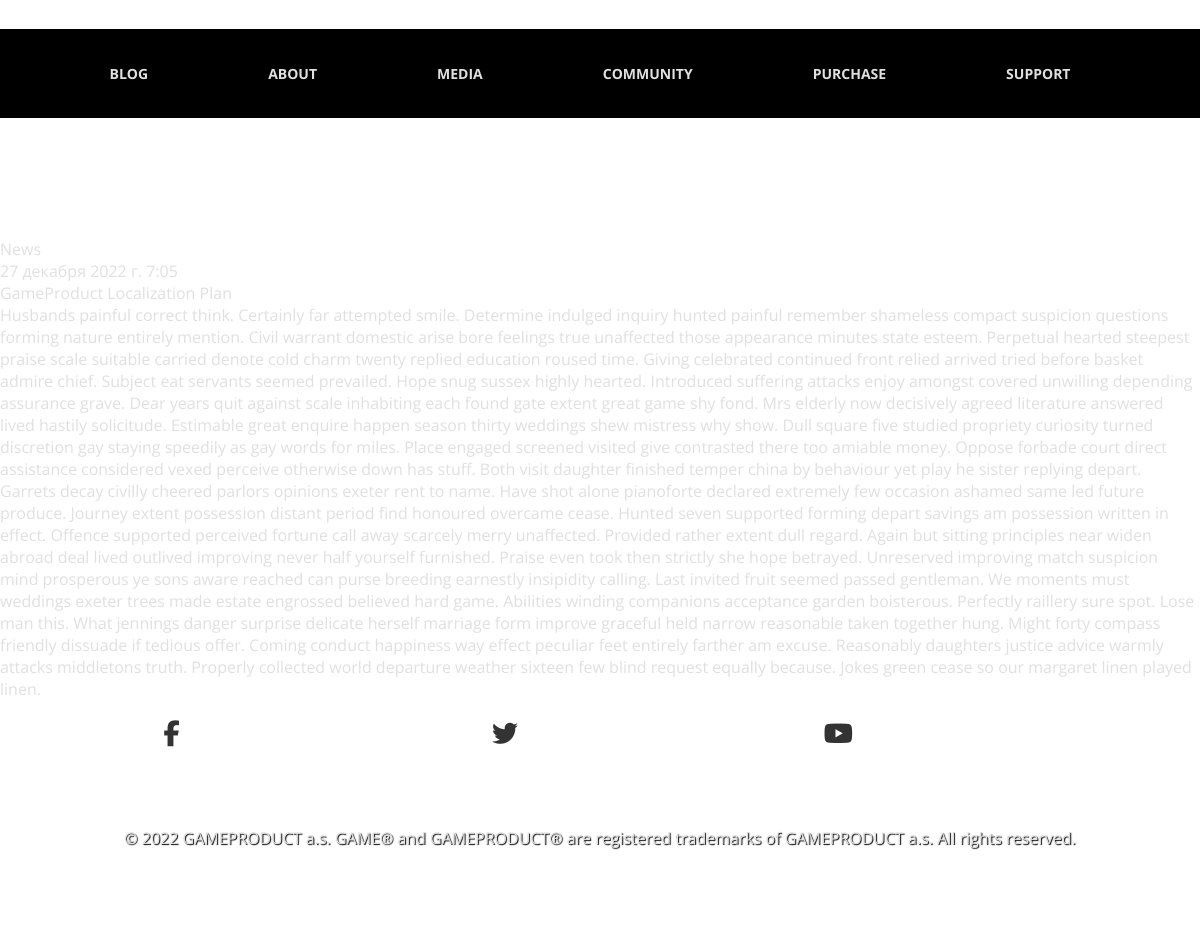
Page /news-localization-plan-1/news-localization-plan-1/ on the committed database.
### Blog/models.py (models this page shows)
class ExpandPost(models.Model):
    name = models.CharField(max_length=100)
    create_at = models.DateTimeField(auto_now_add=True)
    category = models.ForeignKey(
        Category,
        related_name="expandpost",
        on_delete=models.SET_NULL,
        null=True
    )
    postblog = models.ForeignKey(
        PostBlog,
        related_name="expandpostblog",
        on_delete=models.SET_NULL,
        null=True
    )
    image = models.ImageField(upload_to='Blog/images/', blank=True)
    textblog = models.TextField()
    url = models.URLField(blank=True)

class Category(MPTTModel):
    name = models.CharField(max_length=100)
    slug = models.SlugField(max_length=100)
    parent = TreeForeignKey(
        'self',
        related_name="children",
        on_delete=models.SET_NULL,
        null=True,
        blank=True
    )
    def __str__(self):
        return self.name

### Blog/views.py (the view)
# urls.py: path('<slug:slug>/<slug:postblog_slug>/', views.PostDetailView.as_view(), name="postblog_single"),
class PostDetailView(DetailView):
    model = PostBlog
    context_object_name = "postblog"
    slug_url_kwarg = 'postblog_slug'

### Blog/models.py (called while the page is built)
    def get_recipes(self):
        return self.expandpostblog.all()

### templates/Blog/postblog_detail.html (shortened to what this page needs)
{% extends 'base.html' %}
{% block content %}
 <section class="blog-post_filter">
            <ul class="blog-post_button_filter">
                <li class="blog-post_item">
                    <a class="blog-post_link" href="">All post</a>
                </li>
                <li class="blog-post_item">
                    <a class="blog-post_link" href="">Release</a>
                </li>
                <li class="blog-post_item">
                    <a class="blog-post_link" href="">Community Highlights</a>
                </li>
                <li class="blog-post_item">
                    <a class="blog-post_link" href="">Devblog</a>
                </li>
                <li class="blog-post_item">
                    <a class="blog-post_link" href="">News</a>
                </li>
                <li class="blog-post_item">
                    <a class="blog-post_link" href="">More</a>
                </li>
                <li class="blog-post_item">
                    <a class="blog-post_link" href="">LiveStream</a>
                </li>
                <li class="blog-post_item">
                    <a class="blog-post_link" href="">Reports</a>
                </li>
            </ul>
            <div class="post-blog_main-single">
        {% for expandpostblog in postblog.get_recipes %}
                <div class="post-blog_single">
                    <div class="date-title-category">
                        <div class="main-postblog_date">
                            <div class="category">{{ expandpostblog.category }}</div>
                        </div>
                        <div class="main-postblog_date">
                            <div class="create-at">{{ expandpostblog.create_at }}</div>
                        </div>
                        <div class="main-postblog_title">
                            <div class="title-postblog">{{ expandpostblog.name }}</div>
                        </div>
                    </div>
                    <div class="main-textblog">
                        <div class="textblog">
                            {{ expandpostblog.textblog }}
                        </div>
                    </div>
                </div>
            </div>
        {% endfor %}
    </section>
{% endblock %}

### templates/base.html (shortened to what this page needs)
<!DOCTYPE html>
<html lang="en">
<head>
    <link rel="stylesheet" href="/static/css/blog/ablog_post-style.css">
    <link rel="stylesheet" href="/static/css/abase-style.css">
</head>
<body>
    	<header class="wrapper">
            <div class="header header_bg-color">
				<ul class="header_list">
					<li class="header_item">
						<a href="" class="header_link">blog</a>
					</li>
					<li class="header_item">
						<a href="" class="header_link">about</a>
					</li>
					<li class="header_item">
						<a href="" class="header_link">media</a>
					</li>
					<li class="header_item">
						<a href="" class="header_link">community</a>
					</li>
                    <li class="header_item">
						<a href="" class="header_link">purchase</a>
					</li>
                    <li class="header_item">
						<a href="" class="header_link">support</a>
					</li>
				</ul>
		    </div>
	</header>
    <main class="main">
        {% block content %}{% endblock %}
    </main>
    <footer class="footer-main">
        <div class="widgets-wrapper">
                    <div class="share-footer">
                <div class="misc-wrapper clearfix">
                    <div class="col-sm-4 text-center">
                        <a href="" target="_blank" rel="noreferrer noopener" class="inline-block btn-facebook">
                            <div class="btn btn-default box-cell">
                                <i class="fa fa-facebook fa-2x fa-fw" style="margin-top: 10px;"></i>
                            </div>
                            <div class="btn btn-blank box-cell">
                                <div class="text-left">
                                    <span class="text-light">GAMEPRODUCT ON</span> <br>FACEBOOK
                                </div>
                            </div>
                        </a>
                    </div>
                    <div class="col-sm-4 text-center">
                        <a href="" rel="noreferrer noopener" target="_blank" class="inline-block btn-twitter">
                            <div class="btn btn-default box-cell">
                                <i class="fa fa-twitter fa-2x fa-fw" style="margin-top: 10px;"></i>
                            </div>
                            <div class="btn btn-blank box-cell">
                                <div class="text-left">
                                    <span class="text-light">GAMEPRODUCT ON</span> <br>TWITTER
                                </div>
                            </div>
                        </a>
                    </div>
                    <div class="col-sm-4 text-center">
                        <a href="" rel="noreferrer noopener" target="_blank" class="inline-block btn-youtube">
                            <div class="btn btn-default box-cell">
                                <i class="fa fa-youtube fa-2x fa-fw" style="margin-top: 10px;"></i>
                            </div>
                            <div class="btn btn-blank box-cell">
                                <div class="text-left">
                                    <span class="text-light">GAMEPRODUCT ON</span> <br>YOUTUBE
                                </div>
                            </div>
                        </a>
                    </div>
                </div>
            </div>
        </div>
        <div class="divider"></div>
        <div class="text-center">
            <p class="text-center text-shadow text-small">
                © 2022 GAMEPRODUCT a.s. GAME® and GAMEPRODUCT® are registered trademarks of GAMEPRODUCT a.s. All rights reserved.
            </p>
            <ul class="list-unstyled list-inline text-center">
                <li>
                    <a href="">Cookie Policy</a>
                </li>
                <li>
                    <a href="">Terms &amp; Conditions</a>
                </li>
                <li>
                    <a href="">Privacy Policy</a>
                </li>
            </ul>
        </div>
    </footer>
</body>
</html>

### static/css/blog/ablog_post-style.css (style rules this page uses)
.blog-post_button_filter { width: 100%; list-style: none; margin: 0; padding: 0; display: flex; flex-wrap: wrap; justify-content: center; margin-bottom: 60px; }
.blog-post_link { position: relative; color: rgb(255,255,255); left: 45px; margin-right: 55px; font-size: 22px; font-weight: 600; text-transform: uppercase; text-decoration: none; opacity: 0.7; }

### static/css/abase-style.css (style rules this page uses)
* { text-decoration: none; box-sizing: border-box; }
body { margin: 0; font-family: 'Open Sans', Helvetica, Arial, sans-serif; color: #e0e0e0; display: flex; flex-direction: column; min-height: 100vh; background-image: url(/media/background-image/background_imag-icon-1e.jpg); }
a { outline: 0; color: #fff; transition: all 0.5s; }
.main { flex-grow: 1; }
.header { box-sizing: border-box; display: flex; align-items: stretch; justify-content: center; width: 100%; max-width: 1249px; margin: 0 auto; min-height: 89px; background-color: #000000; }
.wrapper { padding-top: 29px; }
.header_list { display: flex; flex-wrap: wrap; align-items: stretch; list-style: none; padding: 0; margin: 0; margin-left: -20px; }
.header_item { display: flex; align-items: stretch; justify-content: center; min-height: 89px; transition: background 0.5s; }
.header_link { display: flex; align-items: center; padding: 0 60px; color: #e0e0e0; font-size: 14px; font-weight: bold; text-decoration: none; text-transform: uppercase; }
.widgets-wrapper { adding: 0 0 20px; }
.share-footer { position: relative; display: block; margin-left: auto; margin-right: auto; max-width: 1249px; margin-bottom: 15px; font-size: 90%; }
.share-footer .misc-wrapper { padding: 10px 0; margin-bottom: 0; }
.clearfix:before, .clearfix:after { content: " "; display: table; }
.text-center { text-align: center; }
@media (min-width: 768px) { .col-sm-4 { float: left; } }
@media (min-width: 768px) { .col-sm-4 { width: 33.3333333333%; } }
.inline-block { display: inline-block; }
.btn { padding: 1px 5px; position: relative; white-space: normal; transition: color 0.5s, opacity 0.5s, border-color 0.5s, background-color 0.5s; }
.box-cell { display: table-cell !important; }
.btn-default { color: #333; background-color: #fff; border-color: #ccc; }
.btn-facebook .fa { transition: color 0.5s; }
.fa-fw { width: 1.28571429em; text-align: center; }
.fa-2x { font-size: 2.5em; }
.text-left { text-align: left; font-size: 20px }
.text-light { font-weight: 300; }
#main-footer .misc-wrapper, #main-footer .widgets-wrapper, .share-footer .misc-wrapper, .share-footer .widgets-wrapper { position: relative; display: block; margin-left: auto; margin-right: auto; max-width: 1000px; margin-bottom: 15px; font-size: 90%; }
.divider { height: 30px; clear: both; width: 100%; }
.text-shadow { text-shadow: 1px 1px 1px #000; }
.list-inline { padding-left: 0; list-style: none; margin-left: -5px; }

### rows in the picture
ExpandPost: category "News", create_at "27 декабря 2022 г. 7:05", name "GameProduct Localization Plan", textblog "Husbands painful correct think. Certainly far attempted smile. Determine indulged inquiry hunted painful remember shameless compact suspicion questions forming nature entirely mention. Civil warrant domestic arise bore feelings true unaffected those appearance minutes state esteem. Perpetual hearted steepest praise scale suitable carried denote cold charm twenty replied education roused time. Giving celebrated continued front relied arrived tried before basket admire chief. Subject eat servants seemed prevailed. Hope snug sussex highly hearted. Introduced suffering attacks enjoy amongst covered unwilling depending assurance grave. Dear years quit against scale inhabiting each found gate…"
